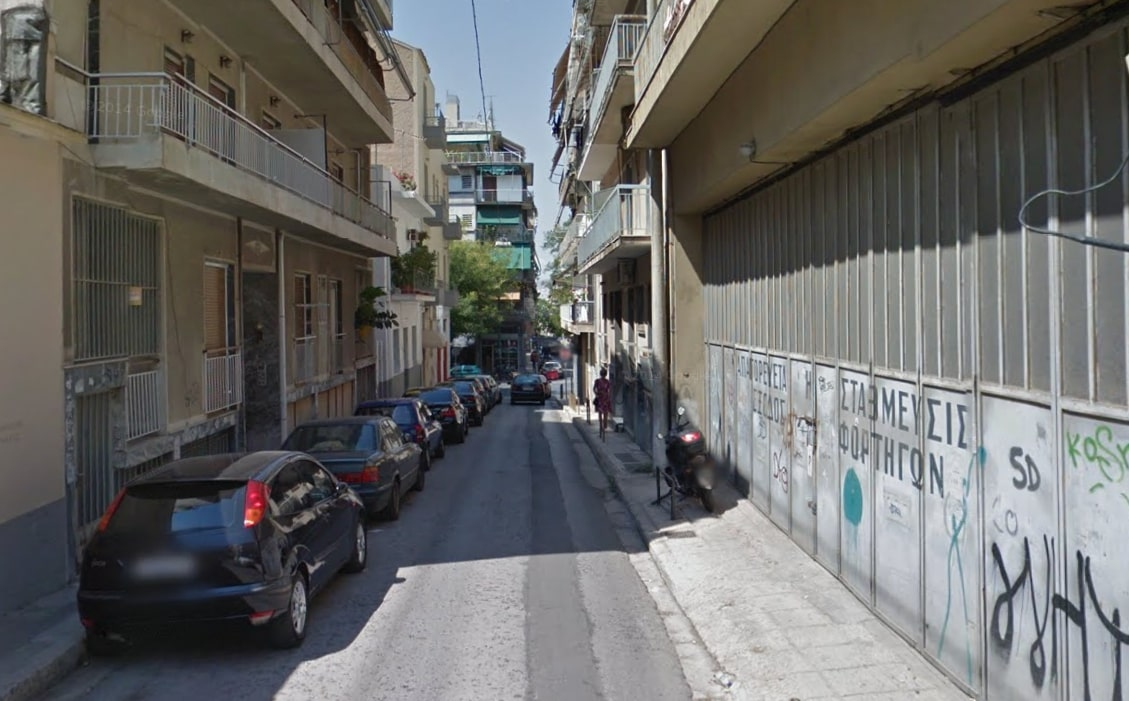
#> input picture test12.jpg, 1129 x 701 px, given in place of dst.jpg, which was not available
$ python contrast.py
#> lines starting #> are read from the running program, lines starting #| are printed output that depends on the picture; pictures that were not available may be replaced by others from this repository, and a replacement may not be noted
import numpy as np
import cv2
import matplotlib.pyplot as plt
import json
import os


# [7 lines of commented-out code are left out]
img = cv2.imread('dst.jpg',0)
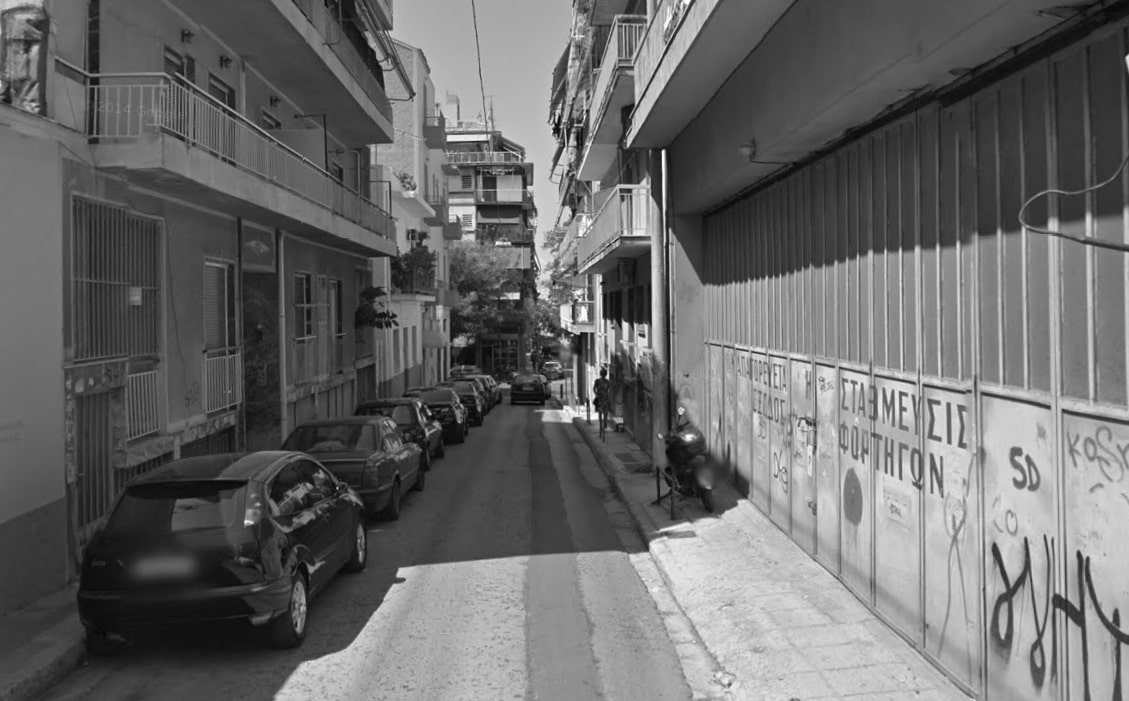
#> img: shape (701, 1129); min 2, max 255, mean 106.1
equ = cv2.equalizeHist(img)
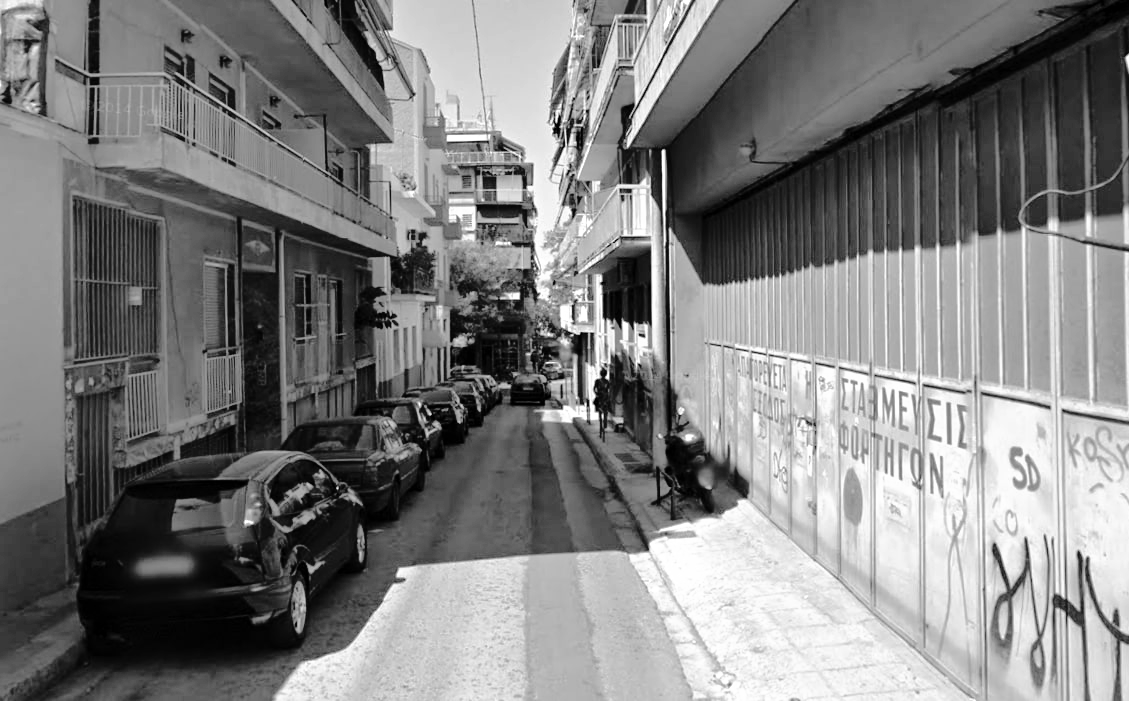
#> equ: shape (701, 1129); min 0, max 255, mean 128.3

height = img.shape[0]
#> height = 701
width = img.shape[1]
#> width = 1129

alpha = 2
beta = 0

res = cv2.addWeighted(img, alpha, np.zeros(img.shape, img.dtype), 0, beta)
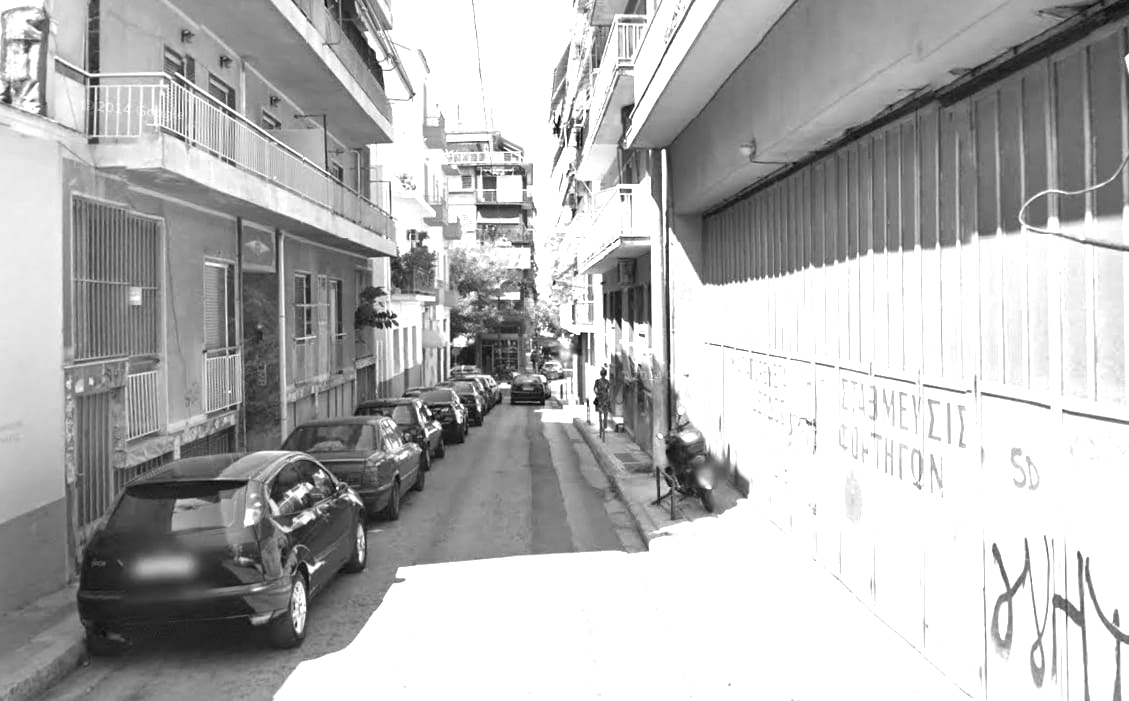
#> res: shape (701, 1129); min 4, max 255, mean 179.8

# res = np.hstack((img,equ))

cv2.imwrite("result_rgb.jpg", equ)
cv2.imwrite("result_gray.jpg", res)

# cv2.imshow("result", result)
# cv2.waitKey(0)
# cv2.destroyAllWindows

$ run again, on test16.jpg
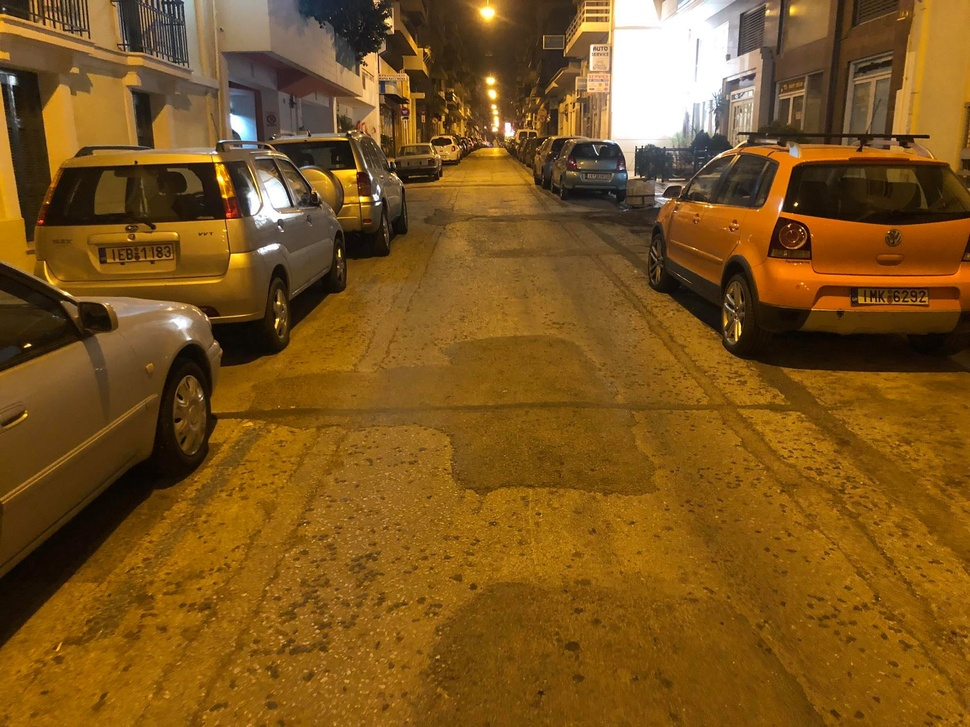
#> input picture test16.jpg, 970 x 727 px, shrunk from 2048 x 1536 before the run, given in place of dst.jpg, which was not available
#> `equ = cv2.equalizeHist(img)`:
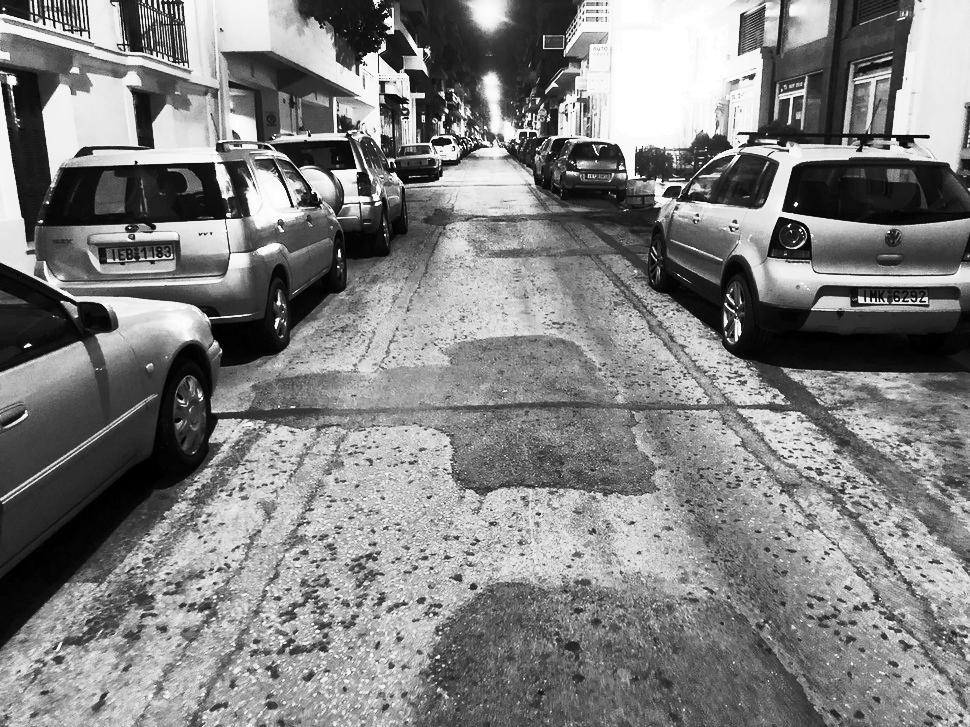
#> equ: shape (727, 970); min 0, max 255, mean 128.7
#> `res = cv2.addWeighted(img, alpha, np.zeros(img.shape, img.dtype), 0, b..`:
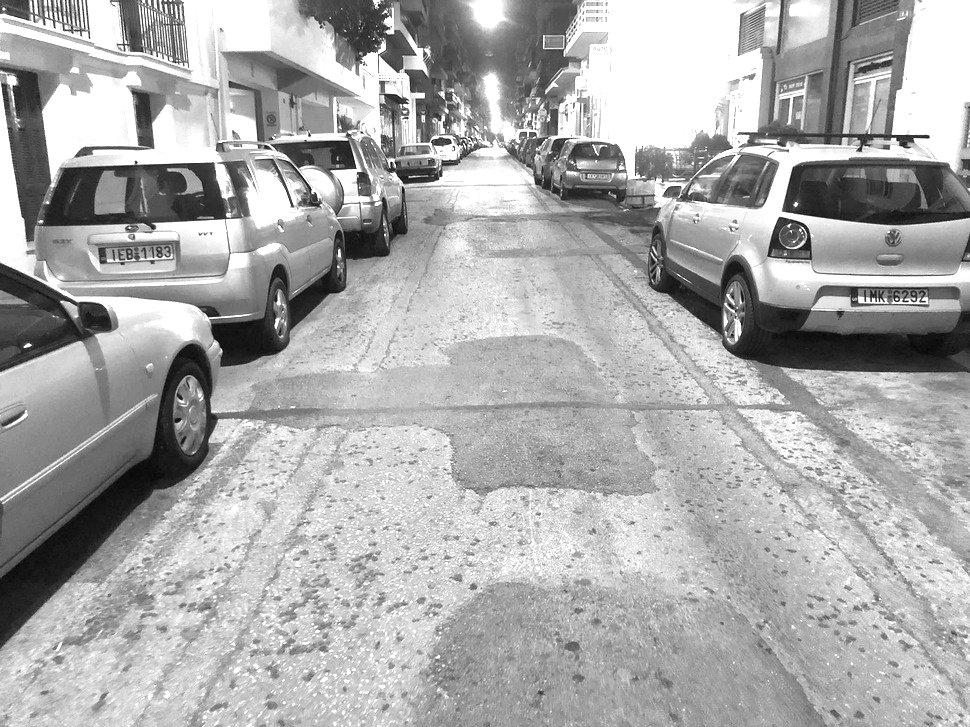
#> res: shape (727, 970); min 0, max 255, mean 171.1

$ run again, on test2.jpg
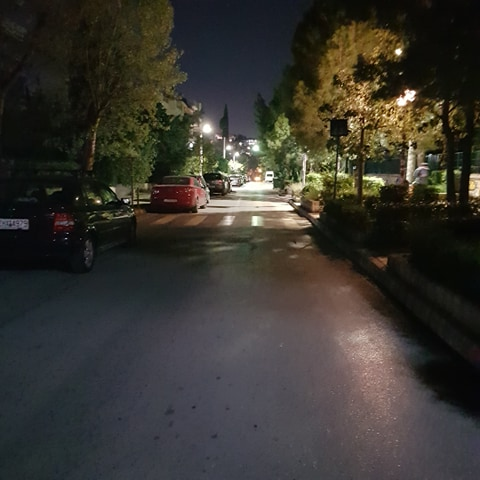
#> input picture test2.jpg, 480 x 480 px, given in place of dst.jpg, which was not available
#> `equ = cv2.equalizeHist(img)`:
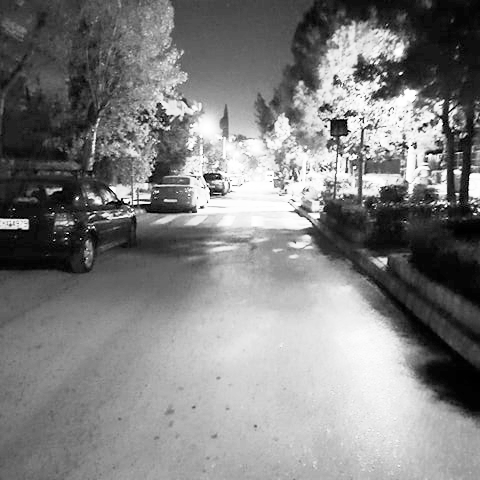
#> equ: shape (480, 480); min 0, max 255, mean 128.8
#> `res = cv2.addWeighted(img, alpha, np.zeros(img.shape, img.dtype), 0, b..`:
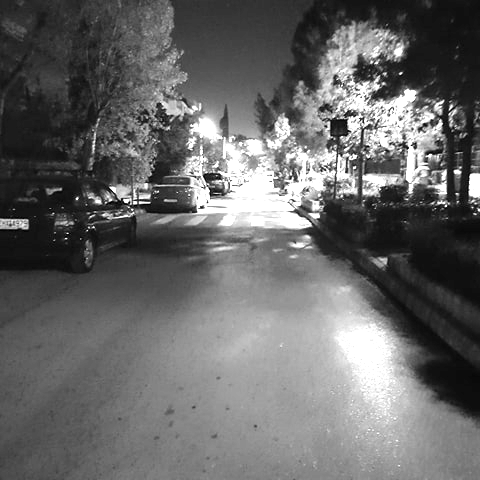
#> res: shape (480, 480); min 0, max 255, mean 103.8
